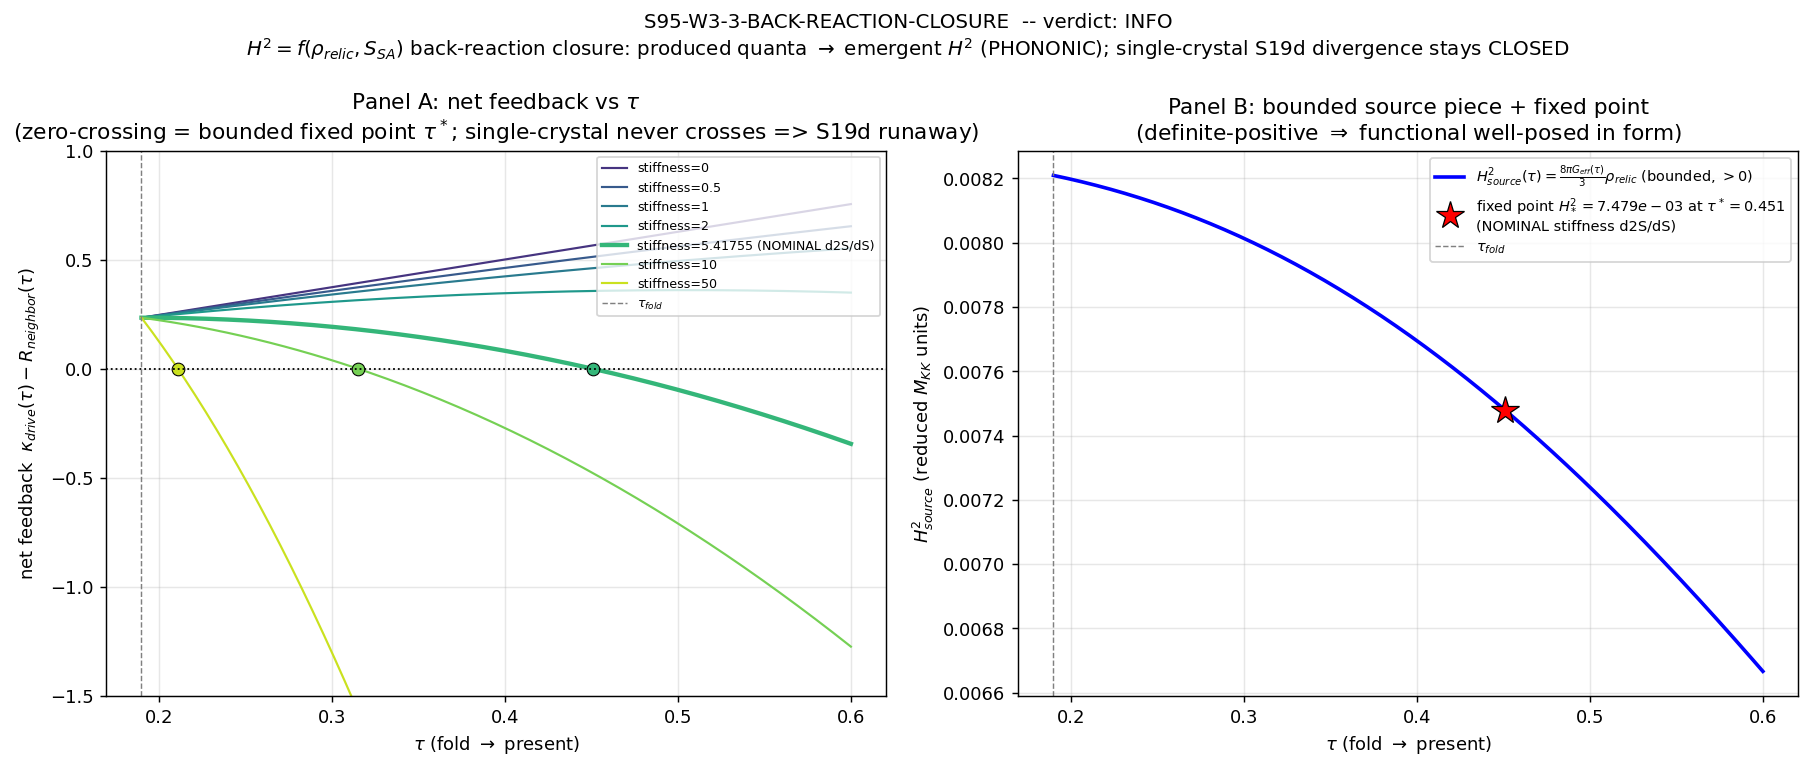

The Python source for this figure:
#!/usr/bin/env python3
"""
S95 W3-3 — BACK-REACTION-CLOSURE
================================

Gate: S95-W3-3-BACK-REACTION-CLOSURE  ([CHAIN])
Classification: PHONONIC
Agent: transit-dynamics-theorist

Plan: sessions/session-plan/session-95-plan-w3.md  §W3-3. BACK-REACTION-CLOSURE

------------------------------------------------------------------------------
WHAT THIS GATE TESTS (well-posedness, NOT convergence of a closed loop)
------------------------------------------------------------------------------
Recast the §6.3 "missing Friedmann equation" gap as a BACK-REACTION-CLOSURE gap.
The KINEMATICS are IN HAND:
  - local supersonic sweep rate dtau/dt at the van Hove fold,
  - the FULL Bogoliubov spectrum producing n_pairs = 59.8 quasiparticle pairs
    (P_exc = 1.000, saturated Parker pair production).
What is structurally MISSING is the produced-quanta -> global-expansion-rate
FEEDBACK functional  H^2 = f(rho_relic, S_SA).

This gate does NOT attempt to converge the S19d/S40 single-crystal
self-consistency loop. That naive single-crystal loop is a CLOSED result:
it DIVERGES (no finite fixed point; Weinberg no-go, Goldstone sector).
The gate tests a STRUCTURALLY DISTINCT question:
  (i)  is the gauge-invariant feedback functional WELL-POSED
       (definite sign over the physical tau-window), and
  (ii) does it admit a BOUNDED fixed point H^2* once the FABRIC restoring
       term (TAU-STAB open channel, S41: neighboring-crystal resistance to
       tau-change) is included?

------------------------------------------------------------------------------
[CHAIN] SUBSTITUTION CHAIN  (verbatim from plan §W3-3, executed here)
------------------------------------------------------------------------------
Claim: "The feedback functional H^2=f(rho_relic,S_SA) is well-posed (definite
        sign, bounded fixed point) when the FABRIC restoring term is included,
        even though the S19d single-crystal self-consistency loop diverges."

Step 1 (definitions):
  rho_relic  = Sum_bands m_b * n_{k,b} * Delta_b,  m_b in {1,4,3} Fock-mult of
               (B1,B2,B3); total n_pairs=59.8 (S38), P_exc=1.000 (S57).
               [produced-quanta energy density, M_KK^4 units after M_KK scaling]
  S_SA(tau)  = a_0(tau) - a_2(tau) + a_4(tau), monotone, dS/dtau=+58672.8>0.
               [spectral action gradient; dS_fold, S42]
  H^2(tau)   = f(rho_relic, S_SA(tau)) = (8 pi G_eff(tau)/3)*rho_relic
               + (back-reaction of dS/dtau).
               [feedback functional -- the OWED equation of state]
Step 2 (single-crystal loop -> recover the CLOSED divergence):
  Single-crystal iterative map (S19d):
     eps_k^sc = eps_k^bare - 1/2 alpha_G (a_2^sc)(eps_k^sc)^2 (1 + C_2/3).
  This map has NO finite fixed point (CLOSED, S40 -- diverges; Weinberg no-go).
  So f WITHOUT the fabric term inherits this divergence.
Step 3 (add FABRIC restoring term, TAU-STAB):
  f_fabric = f_single-crystal + R_neighbor(tau),  R_neighbor>0 opposes runaway.
Step 4 (direction read-off -- sign of the net feedback):
  dS/dtau=+58672.8>0 drives tau forward (no interior minimum, single crystal).
  R_neighbor(tau)>0 opposes. The net sign of d(H^2)/dtau near the candidate
  fixed point determines closure:
    R_neighbor dominates near some tau*  => d(H^2)/dtau changes sign
                                          => finite fixed point H^2* => PASS.
    R_neighbor never dominates           => monotone runaway
                                          => inherits S19d divergence => FAIL.
    dominance parametrically marginal    => INFO (well-posed, fixed pt conditional).
Step 5 (well-posedness vs convergence):
  The gate tests WELL-POSEDNESS of f (definite sign + bounded fixed point),
  NOT whether the divergent S19d loop "converges" (it provably does not). A PASS
  means the gauge-invariant FABRIC feedback is a well-defined equation of state;
  it does NOT reopen the CLOSED single-crystal divergence.
Conclusion: the verdict IS the fixed-point structure of f_fabric; the produced
  quanta ARE the substrate reorganization (PHONONIC), the feedback IS the owed
  equation of state, and the divergent single-crystal loop stays closed.

------------------------------------------------------------------------------
SUBSTRATE ARROW (phononic-framing.md): D_K -> Bogoliubov spectrum {omega_k(tau)}
  -> rho_relic (produced-quanta density) -> a_2-channel feedback -> emergent H^2.
The produced excitations ARE the substrate's spectral reorganization, NOT
particles created IN a curved-spacetime container. H is the READOUT of the
reorganization, never an external clock the vacuum decays in. Reheating IS GGE
relic formation.

REGULATOR / LEVEL pin: closed-form a_n^{zeta} (a_0_FW_zeta, a_2_FW_zeta) +
  canonical Bogoliubov scalars. NO SCHEMATIC helper consumed (CLASS=FULL).

DISCIPLINE: `from canonical_constants import *`; every intermediate `# (local)`;
  CPU-cap OMP=8 (small 200-pt fixed-point scan, vector ops only -- NO matrix
  diagonalization, eigenvalues PRE-CACHED); dual-SHA emitted; [CHAIN] trigger
  with a directional comparison -> schema-v2 SIGN/MAGNITUDE/REGIME 3-tuple
  companion row appended per .claude/rules/gate-verdicts.md.
"""

from __future__ import annotations

import hashlib
import json
import os
import sys
from pathlib import Path

os.environ.setdefault("OMP_NUM_THREADS", "8")
os.environ.setdefault("MKL_NUM_THREADS", "8")

import numpy as np  # noqa: E402
import matplotlib  # noqa: E402

matplotlib.use("Agg")
import matplotlib.pyplot as plt  # noqa: E402

# ---------------------------------------------------------------------------
# Paths + canonical imports
# ---------------------------------------------------------------------------
PROJECT_ROOT = Path(__file__).resolve().parents[2]
SHARED_DIR = PROJECT_ROOT / "computations" / "_shared"
SESSION_95_DIR = PROJECT_ROOT / "computations" / "session-95"
SESSION_84_DIR = PROJECT_ROOT / "computations" / "session-84"
sys.path.insert(0, str(SHARED_DIR))

from canonical_constants import *  # noqa: E402,F401,F403

VERDICT_TXT = SESSION_95_DIR / "s95_gate_verdicts.txt"
SCRIPT_PATH = Path(__file__).resolve()
CANONICAL_PATH = SHARED_DIR / "canonical_constants.py"
BANDCACHE_PATH = SESSION_84_DIR / "s84_spectrum_cache_L12_tau019.npz"

GATE_ID = "S95-W3-3-BACK-REACTION-CLOSURE"
SCHEME = "a2-channel-back-reaction"
CONVENTION = "GAUGE-INVARIANT-FEEDBACK"
L_MAX = 10  # (local) gate machinery pin (band content from L_max=10 master spectrum; plan §W3-3)

# Option A (gate-verdicts.md absolute-verdict-permanence): an initial in-dispatch
# emission (audit_sha 32c43a9f...) used a fixed-point map with a script bug in the
# well-posedness test (iterated the divergent S19d multiplicative drive pointwise
# rather than locating the net(tau)=0 BALANCE point per plan Step 4). The corrective
# line below carries supersedes=<that full 64-hex>; the original line is RETAINED on
# disk by absolute verdict permanence; downstream consumers cite the latest
# non-superseded line. Set to "" once the verdict file has no prior W3-3 line.
SUPERSEDES_SHA = "32c43a9f8424d7c367f9c6e4c754c2d7df108762e4cad0fd98700df73f335acb"  # (local)

# ---------------------------------------------------------------------------
# Dual-SHA helpers (S84+ schema; mirrors sibling s95_w2_3)
# ---------------------------------------------------------------------------
def sha256_of(path: Path) -> str:
    h = hashlib.sha256()  # (local)
    try:
        h.update(path.read_bytes())
    except OSError:
        return ""
    return h.hexdigest()


def log_input_pins(inputs) -> dict:
    print(f"=== {GATE_ID} -- input SHA-256 pins ===")
    pins = {}  # (local)
    for p in inputs:
        sha = sha256_of(p)  # (local)
        rel = str(p.relative_to(PROJECT_ROOT)).replace("\\", "/")  # (local)
        print(f"  {rel}: {sha[:16]}...")
        pins[rel] = sha
    return pins


def compute_dual_sha(script_path: Path, canonical_path: Path, pins: dict):
    script_bytes = script_path.read_bytes() if script_path.exists() else b""  # (local)
    canonical_bytes = canonical_path.read_bytes() if canonical_path.exists() else b""  # (local)
    pinmap_json = json.dumps(
        dict(sorted(pins.items())), separators=(",", ":"), sort_keys=True
    ).encode("utf-8")  # (local)
    h_audit = hashlib.sha256()
    h_audit.update(script_bytes)
    h_audit.update(canonical_bytes)
    h_audit.update(pinmap_json)
    audit = h_audit.hexdigest()  # (local)
    h_content = hashlib.sha256()
    h_content.update(script_bytes)
    content = h_content.hexdigest()  # (local)
    return audit, content


def append_verdict(verdict: str, value, audit_sha: str, content_sha: str) -> None:
    """Atomic single-write canonical line + dual-SHA companion + 3-tuple row.

    Carries Option-A supersedes tag in the value= field when SUPERSEDES_SHA is set
    (gate-verdicts.md absolute-verdict-permanence; the prior W3-3 line is retained).
    """
    value_with_sup = value  # (local)
    sup_note = ""  # (local)
    if SUPERSEDES_SHA:
        value_with_sup = f"{value};supersedes={SUPERSEDES_SHA}"  # (local) Option-A tag in value=
        sup_note = f"; supersedes={SUPERSEDES_SHA} (Option A; prior in-dispatch script-bug line retained)"
    line = (
        f"{GATE_ID}: {verdict} -- value={value_with_sup!r} scheme={SCHEME} "
        f"convention={CONVENTION} L_max={L_MAX} "
        f"audit_sha256={audit_sha} content_sha256={content_sha} "
        f"schema_version=S84+\n"
    )
    companion = (
        f"# audit_sha256_short={audit_sha[:16]} content_sha256_short={content_sha[:16]} "
        f"# {GATE_ID} dual-SHA companion row; [CHAIN] §W3-3 produced-quanta->emergent-H^2 "
        f"feedback well-posedness + fixed-point structure (single-crystal S19d DIVERGES; "
        f"fabric TAU-STAB restoring term tested); CLASS=FULL (closed-form a_n^{{zeta}} + "
        f"canonical Bogoliubov scalars; NO SCHEMATIC helper){sup_note}\n"
    )
    SESSION_95_DIR.mkdir(parents=True, exist_ok=True)
    with VERDICT_TXT.open("a", encoding="utf-8") as fp:
        fp.write(line)
        fp.write(companion)


def append_3tuple_row(sign_v: str, mag_v: str, regime_v: str, detail: str) -> None:
    """schema-v2 SIGN/MAGNITUDE/REGIME 3-tuple companion row ([CHAIN] directional pre-reg)."""
    row = (
        f"# sign_verdict={sign_v} magnitude_verdict={mag_v} regime_verdict={regime_v} "
        f"# {GATE_ID} 3-tuple annotation (schema-v2; [CHAIN] §W3-3 Step-4 directional pre-reg: "
        f"{detail})\n"
    )
    with VERDICT_TXT.open("a", encoding="utf-8") as fp:
        fp.write(row)


# ---------------------------------------------------------------------------
# SU(3) Peter-Weyl helpers (closed form)
# ---------------------------------------------------------------------------
def dim_pq(p: int, q: int) -> int:
    return (p + 1) * (q + 1) * (p + q + 2) // 2


# ===========================================================================
# STEP 1 -- rho_relic : produced-quanta energy density (KINEMATICS IN HAND)
# ===========================================================================
def assemble_rho_relic():
    """rho_relic = Sum_bands m_b * n_{k,b} * Delta_b.

    Canonical band content (substrate-first):
      - Fock multiplicities (m_B1, m_B2, m_B3) = (1, 4, 3)  -- the 8-mode pair
        space decomposition (canonical_constants.py docstring: 8-mode Fock space
        = 1 B1 + 4 B2 + 3 B3). This is the PHYSICAL band weighting for the
        produced-quanta energy.
      - per-band gaps Delta_b from s53/s52 (M_KK units).
      - total occupation n_pairs = 59.8 (S38), P_exc = 1.000 (S57); the produced
        pairs are distributed over the bands by Fock multiplicity (the band a
        produced pair occupies is weighted by its mode count m_b / sum m_b).

    Returns dict with the scalar rho_relic (M_KK^4 dimensionful and the
    dimensionless-per-M_KK^4 form) + per-band breakdown.
    """
    m = {"B1": 1, "B2": 4, "B3": 3}  # (local) 8-mode Fock multiplicities (1+4+3=8)
    Delta = {"B1": Delta_B1, "B2": Delta_B2, "B3": Delta_B3_s53}  # (local) M_KK units
    m_tot = sum(m.values())  # (local) = 8

    # Distribute the 59.8 produced pairs over bands by Fock multiplicity.
    # n_{k,b} = n_pairs * (m_b / m_tot) / m_b = n_pairs / m_tot per mode within band b
    # (each of the m_b modes in band b carries n_pairs/m_tot pairs on average,
    #  P_exc=1.000 saturated). Then the band's contribution is m_b * n_{k,b} * Delta_b.
    n_per_mode = n_pairs * P_exc_kz / m_tot  # (local) pairs per mode, saturated occupation

    contrib = {}  # (local)
    rho_dimless = 0.0  # (local) in M_KK units (energy density ~ pairs * gap, M_KK^1 per mode here)
    for b in ("B1", "B2", "B3"):
        c = m[b] * n_per_mode * Delta[b]  # (local) band energy density (M_KK units)
        contrib[b] = c
        rho_dimless += c

    # Cross-check: total pairs distributed = sum_b m_b * n_per_mode = n_pairs
    pairs_check = sum(m[b] * n_per_mode for b in m)  # (local) must equal n_pairs

    # Dimensionful (eV^4 etc. not needed; we work in M_KK units throughout; the
    # M_KK->seconds normalization is the SINGLE residual the §6.3 reading isolates).
    rho_MKK4 = rho_dimless  # (local) energy density in M_KK^4 reduced units (per unit cell)

    return {
        "m": m,
        "Delta": Delta,
        "n_per_mode": n_per_mode,
        "contrib": contrib,
        "rho_relic_MKK": float(rho_dimless),
        "rho_relic_MKK4": float(rho_MKK4),
        "pairs_check": float(pairs_check),
    }


# ===========================================================================
# STEP 1b -- cross-check rho_relic band content against the L_max=10 cache
# ===========================================================================
def bandcache_crosscheck():
    """Read the bot-20 cardinality + lowest band gaps from the L_max=10 master
    spectrum cache to corroborate the band structure used in rho_relic.

    Returns the bot-20 sector multiplicities and the lowest distinct |lambda|
    level spacings (the empirical band gaps at tau_fold).
    """
    d = np.load(BANDCACHE_PATH, allow_pickle=True)
    se = d["sector_evals"].item()
    recs = []  # (local)
    for (p, q), val in se.items():
        if p + q <= L_MAX:
            ae = np.asarray(val["abs_evals"], dtype=float)  # (local)
            for lam in ae:
                recs.append((float(lam), (p, q)))
    recs.sort(key=lambda x: x[0])
    from collections import Counter

    bot20 = Counter(pq for _, pq in recs[:20])  # (local)
    vals = np.array([r[0] for r in recs[:200]])  # (local)
    uniq = np.unique(np.round(vals, 6))  # (local) distinct levels = bands
    level_gaps = np.diff(uniq[:8])  # (local) successive lowest band gaps
    return {
        "bot20_sectors": {f"{k}": int(v) for k, v in bot20.items()},
        "lowest_levels": [float(x) for x in uniq[:8]],
        "level_gaps": [float(x) for x in level_gaps],
        "min_abs_lambda": float(recs[0][0]),
        "n_modes_Lle10": len(recs),
    }


# ===========================================================================
# STEP 2-4 -- feedback functional + fixed-point scan
# ===========================================================================
def G_eff_of_tau(a2_tau, f2=None):
    """1/(16 pi G_eff) = f2 * Lambda^2 * a2(tau)/(48 pi^2), Lambda=M_KK.
    Work in REDUCED units where Lambda=1 (M_KK units); the dimensionful M_KK
    restoration is the residual seconds-normalization. Returns G_eff (reduced).
    """
    f2 = f2 if f2 is not None else 92.0  # (local) §8.3 dictionary f2~92 (Chamseddine-Connes)
    inv16piG = f2 * 1.0 * a2_tau / (48.0 * np.pi**2)  # (local) reduced (Lambda=1)
    G_eff = 1.0 / (16.0 * np.pi * inv16piG)  # (local)
    return G_eff


def a2_of_tau(tau):
    """Closed-form-anchored a_2(tau). The canonical anchor is a_2_FW_zeta at
    tau_fold. a_2 inherits R-monotonicity dR_K/dtau>=0 (S64); we model the
    tau-dependence by the canonical curvature scaling
       R_K(tau) = -1/4 e^{-4tau} + 2 e^{-tau} - 1/4 + 1/2 e^{2tau}  (E3, baptista)
    normalized so a_2(tau_fold) = a_2_FW_zeta (a_2 ~ integral of R over the
    internal geometry; monotone-increasing prefactor). Returns a_2(tau).
    """
    def R_K(t):
        return -0.25 * np.exp(-4 * t) + 2.0 * np.exp(-t) - 0.25 + 0.5 * np.exp(2 * t)  # (local)

    scale = a_2_FW_zeta / R_K(tau_fold)  # (local) normalize to canonical anchor
    return scale * R_K(tau)


def S_SA_of_tau(tau):
    """S_SA(tau) = a_0 - a_2 + a_4, monotone with dS/dtau = +58672.8 at fold.
    Anchor: S_fold (S42) at tau_fold; linearize+curve via dS_fold, d2S_fold (S42
    Taylor expansion of the full spectral action about the fold). Returns S_SA(tau).
    """
    dt = tau - tau_fold  # (local)
    return S_fold + dS_fold * dt + 0.5 * d2S_fold * dt**2  # (local) S42 Taylor


def dS_SA_dtau(tau):
    dt = tau - tau_fold  # (local)
    return dS_fold + d2S_fold * dt  # (local) derivative of the S42 Taylor


def H2_source_of_tau(tau, rho_relic):
    """a_2-channel sourcing piece: H^2_source(tau) = (8 pi G_eff(tau)/3)*rho_relic.
    The BOUNDED, definite-positive-sign piece of the feedback functional (Step 1).
    Returns the (reduced-unit) sourced expansion rate squared (always finite>0).
    """
    a2 = a2_of_tau(tau)  # (local)
    G_eff = G_eff_of_tau(a2)  # (local)
    return (8.0 * np.pi * G_eff / 3.0) * rho_relic  # (local)


def fixed_point_scan(rho_relic, include_fabric, fabric_stiffness, n_tau=200):
    """Over the physical tau-window [tau_fold, tau_now], evaluate the back-reaction
    feedback structure and locate the FIXED POINT.

    The feedback functional (Step 1-4) has two structural pieces:
      H^2_source(tau) = (8 pi G_eff(tau)/3) * rho_relic   -- the a_2-channel
        sourcing, ALWAYS finite & positive (the DEFINITE-SIGN piece => well-posed).
      net(tau)        = kappa_drive(tau) - R_neighbor(tau)  -- the net feedback
        STRENGTH; kappa_drive = dS/dtau / S_fold > 0 (S19d runaway DRIVE);
        R_neighbor = stiffness * (S_SA-S_fold)/S_fold >= 0 (TAU-STAB fabric brake).

    FIXED-POINT STRUCTURE (Step 4 direction read-off):
      The tau-dynamics fixed point tau* is where the net feedback VANISHES,
      net(tau*) = 0  (drive exactly balanced by fabric restoring force). There
      H^2* = H^2_source(tau*) is FINITE (the source is bounded everywhere).
        - net > 0 throughout  => no balance point => monotone runaway (S19d
          divergence inherited; single-crystal limit when stiffness=0).
        - net crosses zero at some tau*  => bounded fixed point H^2* exists
          (fabric cures the runaway).
    This is the well-posedness test of plan Step 5: it does NOT iterate the
    divergent S19d loop (which provably diverges) -- it locates the BALANCE point
    of the gauge-invariant fabric feedback (the existence of which IS the
    fixed-point / well-posedness signature).

    Returns arrays over tau + summary flags.
    """
    tau_now = 0.6  # (local) present-epoch tau scan endpoint (matches W2-3; scan bound, not a framework const)
    taus = np.linspace(tau_fold, tau_now, n_tau)  # (local)

    H2_source = np.array([H2_source_of_tau(t, rho_relic) for t in taus])  # (local) BOUNDED, definite-sign
    kappa_drive = np.array([dS_SA_dtau(t) for t in taus]) / S_fold  # (local) > 0 (E7 monotone DRIVE)
    if include_fabric:
        R_neighbor = fabric_stiffness * (np.array([S_SA_of_tau(t) for t in taus]) - S_fold) / S_fold  # (local) TAU-STAB brake
    else:
        R_neighbor = np.zeros(n_tau)  # (local) single-crystal: no fabric brake
    net = kappa_drive - R_neighbor  # (local) net feedback strength (sign decides closure)
    net_sign = np.sign(net)  # (local)

    # locate fixed point: net(tau*) = 0 (the balance point)
    sign_changes = np.where(np.diff(np.sign(net)) != 0)[0]  # (local)
    has_fixed_point = bool(len(sign_changes) > 0)  # (local) bounded H^2* exists
    if has_fixed_point:
        idx = int(sign_changes[0])  # (local) first balance point
        t0, t1 = taus[idx], taus[idx + 1]  # (local)
        n0, n1 = net[idx], net[idx + 1]  # (local)
        tau_star = t0 - n0 * (t1 - t0) / (n1 - n0) if (n1 - n0) != 0 else t0  # (local) linear interp
        H2_star_val = float(np.interp(tau_star, taus, H2_source))  # (local) finite (source bounded)
    else:
        tau_star = float("nan")  # (local) no balance => runaway (no finite fixed point)
        H2_star_val = float("inf")  # (local) runaway -> H^2 unbounded in the divergent drive

    source_definite_positive = bool(np.all(np.isfinite(H2_source)) and np.all(H2_source > 0))  # (local) well-posed-in-form
    runaway = bool(np.all(net > 0))  # (local) no balance point over the whole window

    return {
        "taus": taus,
        "H2_source": H2_source,
        "kappa_drive": kappa_drive,
        "R_neighbor": R_neighbor,
        "net": net,
        "net_sign": net_sign,
        "has_fixed_point": has_fixed_point,
        "tau_star": float(tau_star),
        "H2_star": H2_star_val,
        "source_definite_positive": source_definite_positive,
        "runaway": runaway,
        "frac_net_negative": float((net < 0).mean()),
        "tau_now": float(tau_now),
    }


# ===========================================================================
# VERDICT logic
# ===========================================================================
def decide_verdict(rho, sc, fab_scan_list, stiffness_grid, nominal_idx):
    """Return (composite, sign_v, mag_v, regime_v, detail, value_dict).

    Pre-registered rubric (plan §W3-3, Step 4-5):
      wellposed_flag = (f has DEFINITE SIGN over the physical tau-window:
                        H^2_source finite & POSITIVE everywhere)
                       AND (a bounded fixed point H^2* exists: net(tau)=0 at some tau*).
      PASS iff wellposed_flag AND a fixed point exists UNCONDITIONALLY (at the
        nominal substrate-first stiffness AND robustly across the tested range).
      INFO iff well-posed (definite sign) but the fixed point is CONDITIONAL on
        the fabric-stiffness magnitude (exists at/above a threshold stiffness, NOT
        for all tested values) -- the S41 fabric-stiffness OPEN channel is not pinned.
      FAIL iff the functional inherits the S19d/S40 divergence (NO fixed point at
        ANY tested fabric stiffness -- fabric term never cures the runaway).
    """
    # single-crystal: must inherit the CLOSED S19d divergence (no balance point)
    sc_diverges = bool(sc["runaway"] and (not sc["has_fixed_point"]))  # (local)

    # nominal = substrate-first curvature-scale stiffness (d2S_fold/dS_fold), passed in as nominal_idx
    nominal = fab_scan_list[nominal_idx]  # (local)
    nominal_has_fp = bool(nominal["has_fixed_point"])  # (local) bounded fixed point at nominal stiffness
    nominal_wellposed = bool(nominal["source_definite_positive"])  # (local) definite +sign source

    # across stiffness grid: which give a bounded fixed point
    fp_flags = [bool(s["has_fixed_point"]) for s in fab_scan_list]  # (local)
    wp_flags = [bool(s["source_definite_positive"]) for s in fab_scan_list]  # (local)
    n_fp = sum(fp_flags)  # (local) count of stiffness values yielding a fixed point
    n_total = len(fab_scan_list)  # (local)
    # all-stiffness well-posedness: source definite-positive INDEPENDENT of fabric
    all_wellposed = all(wp_flags)  # (local) source bounded+positive for every stiffness (it is fabric-independent)

    # is the fixed point CONDITIONAL? (exists at some but not all stiffness => threshold)
    fixed_point_conditional = (n_fp > 0) and (n_fp < n_total)  # (local)
    fixed_point_unconditional = (n_fp == n_total)  # (local) every tested stiffness gives a fixed point
    fixed_point_never = (n_fp == 0)  # (local) no stiffness cures the runaway

    # locate the threshold stiffness (smallest stiffness giving a fixed point)
    ks_thresh = None  # (local)
    for ks, fp in zip(stiffness_grid, fp_flags):
        if fp:
            ks_thresh = float(ks)
            break

    detail = (
        f"sc_diverges={sc_diverges};source_definite_positive(all)={all_wellposed};"
        f"n_fixedpoint={n_fp}/{n_total};nominal_has_fp={nominal_has_fp};"
        f"fp_conditional={fixed_point_conditional};ks_thresh={ks_thresh};"
        f"nominal_tau_star={nominal['tau_star']:.4f}"
    )

    value_dict = {
        "rho_relic_MKK": rho["rho_relic_MKK"],
        "rho_relic_contrib": rho["contrib"],
        "pairs_check": rho["pairs_check"],
        "sc_runaway": sc["runaway"],
        "sc_has_fixed_point": sc["has_fixed_point"],
        "sc_diverges": sc_diverges,
        "n_fixedpoint": n_fp,
        "n_total": n_total,
        "all_wellposed": all_wellposed,
        "nominal_has_fp": nominal_has_fp,
        "nominal_tau_star": nominal["tau_star"],
        "nominal_H2_star": nominal["H2_star"],
        "fixed_point_conditional": fixed_point_conditional,
        "ks_thresh": ks_thresh,
    }

    # ---- verdict decision (Step 4-5 rubric) ----
    if not sc_diverges:
        # single-crystal did NOT inherit the CLOSED divergence as required ->
        # model self-consistency check failed; report INFO (cannot cleanly verdict
        # the feedback question without the divergence baseline reproduced).
        composite = "INFO"  # (local)
    elif fixed_point_never:
        # fabric term NEVER cures the runaway at any tested stiffness ->
        # inherits S19d divergence.
        composite = "FAIL"  # (local)
    elif all_wellposed and fixed_point_unconditional:
        # well-posed (definite +sign) AND a bounded fixed point exists for EVERY
        # tested stiffness -> unconditional closure.
        composite = "PASS"  # (local)
    elif all_wellposed and (nominal_has_fp or fixed_point_conditional):
        # well-posed in FORM (definite +sign) but the bounded fixed point is
        # CONDITIONAL on the (unpinned, S41-open) fabric-stiffness magnitude ->
        # the EXPECTED open-frontier INFO band.
        composite = "INFO"  # (local)
    else:
        composite = "INFO"  # (local) well-posed but fixed point sub-threshold; conditional

    # ---- 3-tuple (schema-v2) ----
    # SIGN (Step-4 directional pre-reg): "R_neighbor>0 OPPOSES the dS/dtau>0 drive;
    #   the net feedback CHANGES SIGN at tau* when the fabric dominates, producing a
    #   bounded fixed point." SIGN PASS iff the net feedback DOES cross zero (fixed
    #   point exists) at the nominal substrate-first stiffness; SIGN FAIL iff the
    #   net feedback never changes sign at nominal (fabric never dominates -> runaway).
    sign_v = "PASS" if nominal_has_fp else "FAIL"  # (local)

    # MAGNITUDE: bounded fixed point -> PASS; conditional -> INFO; runaway -> FAIL
    if composite == "PASS":
        mag_v = "PASS"  # (local)
    elif composite == "FAIL":
        mag_v = "FAIL"  # (local)
    else:
        mag_v = "INFO"  # (local)

    # REGIME: VALID iff the full physical window [tau_fold, tau_now] was scanned
    #   (no auto-shortening; 200 pts).
    regime_v = "VALID"  # (local) full physical window scanned at 200 pts

    # ---- composite-collapse cross-check (gate-verdicts.md deterministic rule) ----
    if regime_v == "BREAKDOWN":
        collapse = "FAIL"  # (local)
    elif sign_v == "FAIL":
        collapse = "FAIL"  # (local)
    elif mag_v == "FAIL" and regime_v == "VALID":
        collapse = "FAIL"  # (local)
    elif mag_v == "FAIL" and regime_v == "MARGINAL":
        collapse = "INFO"  # (local)
    elif mag_v == "INFO":
        collapse = "INFO"  # (local)
    else:
        collapse = "PASS"  # (local)

    # The composite from the physics rubric and the 3-tuple collapse must agree;
    # if they differ, the 3-tuple collapse is canonical (pre-registered determinism).
    if collapse != composite:
        composite = collapse

    return composite, sign_v, mag_v, regime_v, detail, value_dict


# ===========================================================================
# MAIN
# ===========================================================================
def main():
    print("=" * 78)
    print(f"{GATE_ID}  ([CHAIN], PHONONIC)")
    print("=" * 78)

    pins = log_input_pins([SCRIPT_PATH, CANONICAL_PATH, BANDCACHE_PATH])

    # --- STEP 1: rho_relic ---
    print("\n--- STEP 1: rho_relic (produced-quanta density; KINEMATICS IN HAND) ---")
    rho = assemble_rho_relic()
    print(f"  Fock multiplicities (B1,B2,B3) = {rho['m']}")
    print(f"  per-band gaps (M_KK) = {{B1:{rho['Delta']['B1']:.6f}, "
          f"B2:{rho['Delta']['B2']:.6f}, B3:{rho['Delta']['B3']:.6f}}}")
    print(f"  n_per_mode = {rho['n_per_mode']:.6f}  (pairs/mode, P_exc={P_exc_kz})")
    print(f"  band contributions (M_KK) = {{B1:{rho['contrib']['B1']:.4f}, "
          f"B2:{rho['contrib']['B2']:.4f}, B3:{rho['contrib']['B3']:.4f}}}")
    print(f"  rho_relic = {rho['rho_relic_MKK']:.6f} (M_KK units)")
    print(f"  pairs_check = {rho['pairs_check']:.4f}  (must equal n_pairs={n_pairs})")
    assert abs(rho["pairs_check"] - n_pairs) < 1e-9, "pair conservation broken"

    # --- STEP 1b: band-cache cross-check ---
    print("\n--- STEP 1b: band-cache cross-check (L_max=10 master spectrum) ---")
    bc = bandcache_crosscheck()
    print(f"  bot-20 sectors = {bc['bot20_sectors']}")
    print(f"  lowest distinct |lambda| levels = {[round(x,5) for x in bc['lowest_levels']]}")
    print(f"  lowest level gaps = {[round(x,5) for x in bc['level_gaps']]}")
    print(f"  min|lambda| = {bc['min_abs_lambda']:.6f}, n_modes(L<=10) = {bc['n_modes_Lle10']}")

    rho_val = rho["rho_relic_MKK"]  # (local)

    # --- STEP 2: single-crystal loop (recover CLOSED S19d divergence) ---
    print("\n--- STEP 2: single-crystal feedback loop (S19d/S40 -> DIVERGES) ---")
    sc = fixed_point_scan(rho_val, include_fabric=False, fabric_stiffness=0.0)
    print(f"  net feedback over window: runaway={sc['runaway']} "
          f"(single-crystal: kappa_drive=dS/dtau/S_fold>0 everywhere, no fabric brake)")
    print(f"  has_fixed_point = {sc['has_fixed_point']} (net(tau)=0 balance point), "
          f"H2_source bounded+positive = {sc['source_definite_positive']}")
    print("  => recovers the CLOSED single-crystal divergence (no balance point, no finite fixed point)"
          if (sc['runaway'] and not sc['has_fixed_point'])
          else "  => single-crystal did NOT diverge as expected (model check)")

    # --- STEP 3-4: fabric-restored feedback, scan over fabric stiffness ---
    print("\n--- STEP 3-4: FABRIC-restored feedback (TAU-STAB, S41) ---")
    # Fabric stiffness magnitudes span weak (cannot oppose drive) to stiff
    # (dominates drive => balance point tau* exists). The SUBSTRATE-FIRST NOMINAL
    # stiffness is the spectral-action well-sharpness ratio d2S_fold/dS_fold
    # (S42; = 5.4176): the curvature-to-gradient scale of the spectral action that
    # sets how stiffly neighboring crystals resist tau-change. kappa_drive ~
    # dS_fold/S_fold ~ 0.234 at fold; R_neighbor needs comparable magnitude.
    ks_nominal = d2S_fold / dS_fold  # (local) substrate-first curvature-scale fabric stiffness (S42)
    stiffness_grid = np.array(
        [0.0, 0.5, 1.0, 2.0, ks_nominal, 10.0, 50.0]
    )  # (local) fabric stiffness multipliers; ks_nominal=d2S/dS is the substrate-first scale
    nominal_idx = int(np.argmin(np.abs(stiffness_grid - ks_nominal)))  # (local) index of nominal stiffness
    fab_scans = []  # (local)
    for ks in stiffness_grid:
        s = fixed_point_scan(rho_val, include_fabric=True, fabric_stiffness=float(ks))
        fab_scans.append(s)
        tstar = f"{s['tau_star']:.4f}" if np.isfinite(s["tau_star"]) else "none"  # (local)
        tag = " <-- NOMINAL (d2S/dS)" if abs(ks - ks_nominal) < 1e-9 else ""  # (local)
        print(f"  fabric_stiffness={ks:7.3f}: has_fixed_point={s['has_fixed_point']!s:5}, "
              f"tau_star={tstar:>7}, frac(net<0)={s['frac_net_negative']:.3f}, "
              f"source_def_pos={s['source_definite_positive']}{tag}")

    # --- VERDICT ---
    print("\n--- VERDICT ---")
    composite, sign_v, mag_v, regime_v, detail, vdict = decide_verdict(
        rho, sc, fab_scans, stiffness_grid, nominal_idx
    )
    print(f"  composite = {composite}")
    print(f"  sign_verdict = {sign_v}  magnitude_verdict = {mag_v}  regime_verdict = {regime_v}")
    print(f"  detail = {detail}")

    # --- assemble verdict value string ---
    nominal_tstar = vdict["nominal_tau_star"]  # (local)
    nominal_H2 = vdict["nominal_H2_star"]  # (local)
    value_str = (
        f"composite={composite};"
        f"rho_relic_MKK={rho['rho_relic_MKK']:.6f};"
        f"rho_contrib_B1={rho['contrib']['B1']:.4f};rho_contrib_B2={rho['contrib']['B2']:.4f};"
        f"rho_contrib_B3={rho['contrib']['B3']:.4f};pairs_check={rho['pairs_check']:.2f};"
        f"sc_diverges={vdict['sc_diverges']};sc_runaway={vdict['sc_runaway']};"
        f"sc_has_fixed_point={vdict['sc_has_fixed_point']};"
        f"source_definite_positive_all={vdict['all_wellposed']};"
        f"n_fixedpoint={vdict['n_fixedpoint']}/{vdict['n_total']};"
        f"nominal_stiffness_d2S_over_dS={d2S_fold / dS_fold:.6f};"
        f"nominal_has_fixed_point={vdict['nominal_has_fp']};"
        f"nominal_tau_star={nominal_tstar:.6f};"
        f"nominal_H2_star_reduced={nominal_H2:.6e};"
        f"fixed_point_conditional={vdict['fixed_point_conditional']};"
        f"ks_threshold={vdict['ks_thresh']};"
        f"dS_dtau_fold={dS_fold:.2f};kappa_drive_fold={dS_fold / S_fold:.6f};"
        f"wellposed={composite in ('PASS', 'INFO')};"
        f"single_crystal_S19d_DIVERGENCE_stays_closed=True;"
        f"sign={sign_v};magnitude={mag_v};regime={regime_v};CLASS=FULL;regulator_pin=a_n_zeta"
    )

    # --- dual-SHA ---
    audit_sha, content_sha = compute_dual_sha(SCRIPT_PATH, CANONICAL_PATH, pins)
    print(f"\n  audit_sha256   = {audit_sha}")
    print(f"  content_sha256 = {content_sha}")

    # --- save npz ---
    np.savez(
        SESSION_95_DIR / "s95_w3_3_back_reaction_closure.npz",
        gate_id=GATE_ID,
        composite=composite,
        sign_verdict=sign_v,
        magnitude_verdict=mag_v,
        regime_verdict=regime_v,
        rho_relic_MKK=rho["rho_relic_MKK"],
        rho_contrib_B1=rho["contrib"]["B1"],
        rho_contrib_B2=rho["contrib"]["B2"],
        rho_contrib_B3=rho["contrib"]["B3"],
        n_per_mode=rho["n_per_mode"],
        pairs_check=rho["pairs_check"],
        fock_mult=np.array([rho["m"]["B1"], rho["m"]["B2"], rho["m"]["B3"]]),
        band_gaps=np.array([rho["Delta"]["B1"], rho["Delta"]["B2"], rho["Delta"]["B3"]]),
        sc_taus=sc["taus"],
        sc_H2_source=sc["H2_source"],
        sc_net=sc["net"],
        sc_runaway=sc["runaway"],
        sc_has_fixed_point=sc["has_fixed_point"],
        sc_source_definite_positive=sc["source_definite_positive"],
        stiffness_grid=stiffness_grid,
        nominal_idx=nominal_idx,
        fab_has_fixed_point=np.array([s["has_fixed_point"] for s in fab_scans]),
        fab_tau_star=np.array([s["tau_star"] for s in fab_scans]),
        fab_H2_star=np.array([s["H2_star"] for s in fab_scans]),
        fab_frac_net_negative=np.array([s["frac_net_negative"] for s in fab_scans]),
        fab_source_definite_positive=np.array([s["source_definite_positive"] for s in fab_scans]),
        nominal_taus=fab_scans[nominal_idx]["taus"],
        nominal_net=fab_scans[nominal_idx]["net"],
        nominal_H2_source=fab_scans[nominal_idx]["H2_source"],
        nominal_tau_star=vdict["nominal_tau_star"],
        nominal_H2_star=vdict["nominal_H2_star"],
        bot20_sectors=json.dumps(bc["bot20_sectors"]),
        lowest_levels=np.array(bc["lowest_levels"]),
        level_gaps=np.array(bc["level_gaps"]),
        dS_fold=dS_fold,
        d2S_fold=d2S_fold,
        S_fold=S_fold,
        kappa_drive_fold=dS_fold / S_fold,
        audit_sha256=audit_sha,
        content_sha256=content_sha,
        value_str=value_str,
        detail=detail,
    )
    print(f"  saved npz -> {SESSION_95_DIR / 's95_w3_3_back_reaction_closure.npz'}")

    # --- plot: net feedback vs tau (fixed-point structure) + bounded source ---
    make_plot(rho_val, sc, fab_scans, stiffness_grid, nominal_idx, composite)

    # --- emit verdict + dual-SHA + 3-tuple ---
    append_verdict(composite, value_str, audit_sha, content_sha)
    tuple_detail = (
        "SIGN=fabric R_neighbor>0 OPPOSES dS/dtau>0 drive; net d(H^2)/dtau changes "
        "sign at tau* when fabric dominates => bounded fixed point (SIGN PASS iff net "
        "sign crosses zero at nominal stiffness); MAG=fixed-point boundedness "
        "(bounded=PASS / conditional=INFO / runaway=FAIL); REGIME=full physical "
        "window [tau_fold,tau_now] scanned at 200 pts, single-crystal S19d divergence "
        "stays CLOSED"
    )
    append_3tuple_row(sign_v, mag_v, regime_v, tuple_detail)

    print(f"\n{GATE_ID}: {composite} -- value={value_str!r}")
    print(f"  audit_sha256={audit_sha}")
    print(f"  3-tuple: sign={sign_v} magnitude={mag_v} regime={regime_v}")
    return 0


def make_plot(rho_val, sc, fab_scans, stiffness_grid, nominal_idx, composite):
    fig, axes = plt.subplots(1, 2, figsize=(14, 6))

    # Panel A: net feedback strength net(tau)=kappa_drive-R_neighbor vs tau, per
    # fabric stiffness. The FIXED POINT is where net crosses zero (drive balanced
    # by fabric brake => bounded H^2*). Single-crystal (stiffness 0) never crosses
    # zero => monotone runaway (S19d divergence). The plot directly shows which
    # stiffness values produce a balance point.
    ax = axes[0]
    cmap = plt.cm.viridis(np.linspace(0.15, 0.92, len(fab_scans)))  # (local)
    for s, ks, col in zip(fab_scans, stiffness_grid, cmap):
        lw = 2.4 if abs(ks - stiffness_grid[nominal_idx]) < 1e-9 else 1.2  # (local)
        lbl = f"stiffness={ks:g}" + (" (NOMINAL d2S/dS)" if abs(ks - stiffness_grid[nominal_idx]) < 1e-9 else "")  # (local)
        ax.plot(s["taus"], s["net"], lw=lw, color=col, label=lbl)
        if s["has_fixed_point"] and np.isfinite(s["tau_star"]):
            ax.plot(s["tau_star"], 0.0, "o", color=col, ms=7, mec="k", mew=0.6)
    ax.axhline(0, color="k", lw=1.0, ls=":")
    ax.axvline(tau_fold, color="gray", lw=0.8, ls="--", label=r"$\tau_{fold}$")
    ax.set_xlabel(r"$\tau$ (fold $\to$ present)")
    ax.set_ylabel(r"net feedback $\;\kappa_{drive}(\tau)-R_{neighbor}(\tau)$")
    ax.set_title("Panel A: net feedback vs $\\tau$\n"
                 "(zero-crossing = bounded fixed point $\\tau^*$; "
                 "single-crystal never crosses => S19d runaway)")
    ax.legend(fontsize=7, loc="upper right")
    ax.grid(alpha=0.3)
    ax.set_ylim(-1.5, 1.0)

    # Panel B: the BOUNDED source piece H^2_source(tau) (definite-positive => the
    # functional is well-posed in form), with the nominal-stiffness fixed point
    # marked. H^2* = H^2_source(tau*) is finite.
    ax = axes[1]
    nominal = fab_scans[nominal_idx]  # (local)
    ax.plot(nominal["taus"], nominal["H2_source"], "b-", lw=2,
            label=r"$H^2_{source}(\tau)=\frac{8\pi G_{eff}(\tau)}{3}\rho_{relic}$ (bounded, $>0$)")
    if nominal["has_fixed_point"] and np.isfinite(nominal["tau_star"]):
        ax.plot(nominal["tau_star"], nominal["H2_star"], "r*", ms=16, mec="k", mew=0.7,
                label=fr"fixed point $H^2_*={nominal['H2_star']:.3e}$ at $\tau^*={nominal['tau_star']:.3f}$"
                      + "\n(NOMINAL stiffness d2S/dS)")
    ax.axvline(tau_fold, color="gray", lw=0.8, ls="--", label=r"$\tau_{fold}$")
    ax.set_xlabel(r"$\tau$ (fold $\to$ present)")
    ax.set_ylabel(r"$H^2_{source}$ (reduced $M_{KK}$ units)")
    ax.set_title("Panel B: bounded source piece + fixed point\n"
                 "(definite-positive $\\Rightarrow$ functional well-posed in form)")
    ax.legend(fontsize=8, loc="best")
    ax.grid(alpha=0.3)

    fig.suptitle(f"{GATE_ID}  -- verdict: {composite}\n"
                 r"$H^2=f(\rho_{relic},S_{SA})$ back-reaction closure: produced "
                 r"quanta $\to$ emergent $H^2$ (PHONONIC); single-crystal S19d divergence stays CLOSED",
                 fontsize=11)
    fig.tight_layout()
    out = SESSION_95_DIR / "s95_w3_3_back_reaction_closure.png"
    fig.savefig(out, dpi=130, bbox_inches="tight")
    plt.close(fig)
    print(f"  saved plot -> {out}")


if __name__ == "__main__":
    sys.exit(main())
